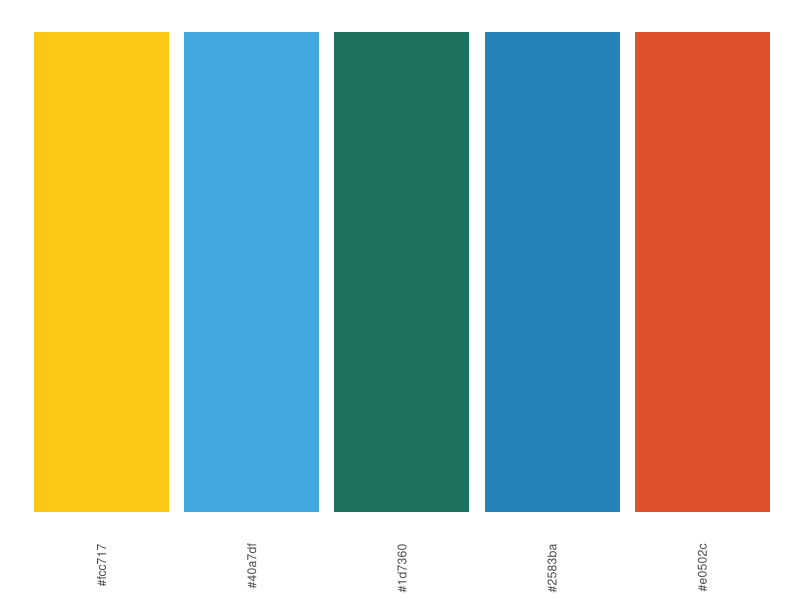
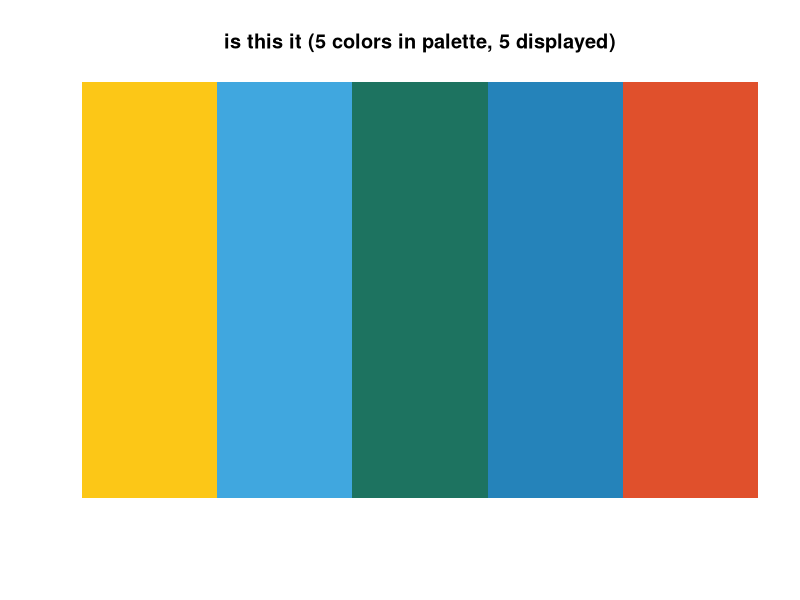
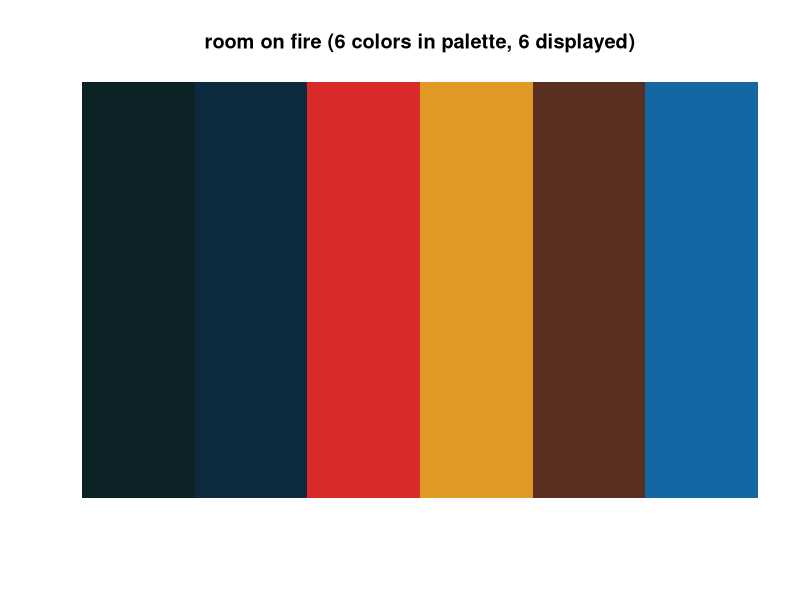
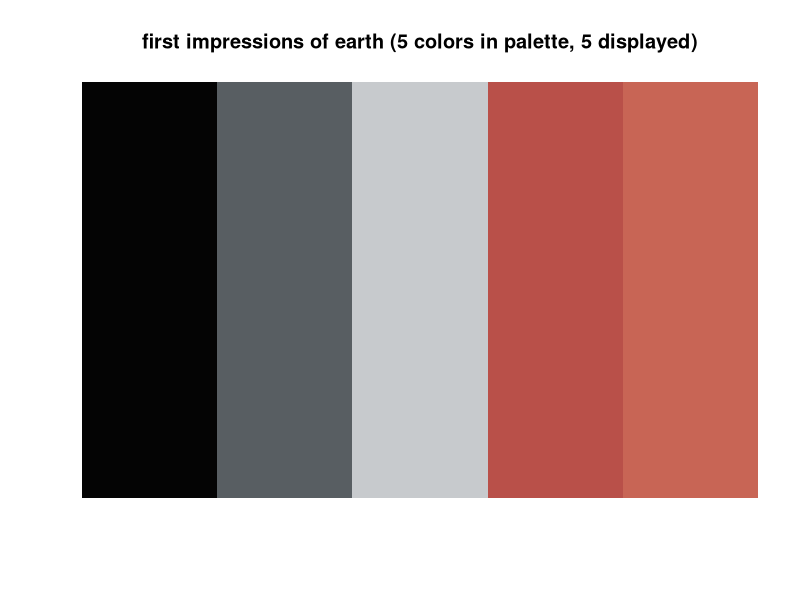
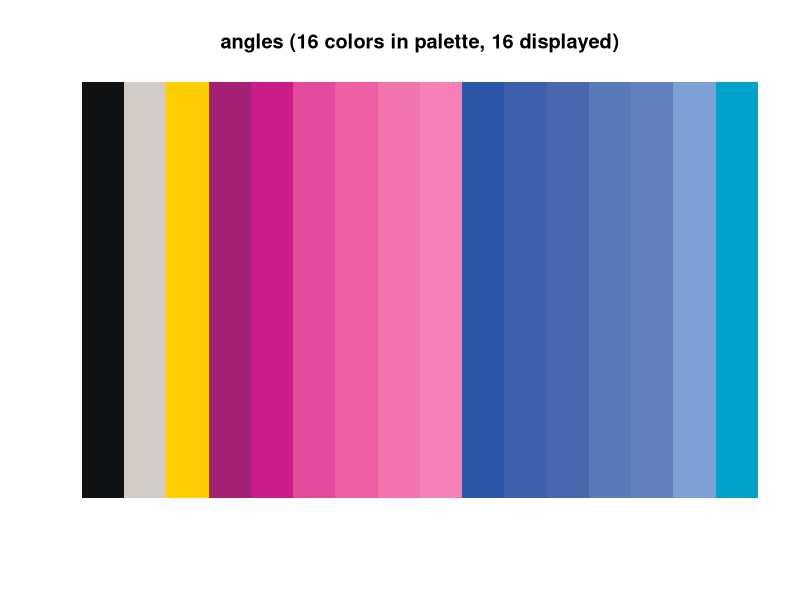
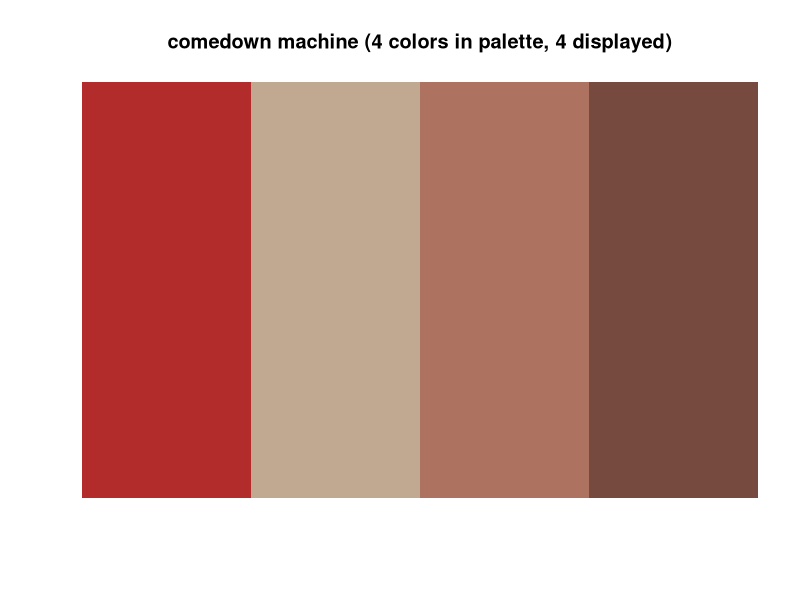
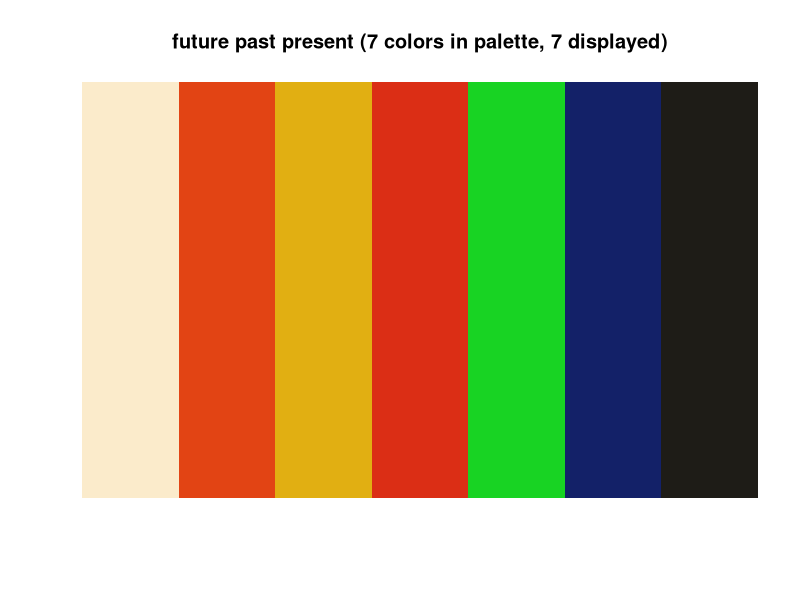
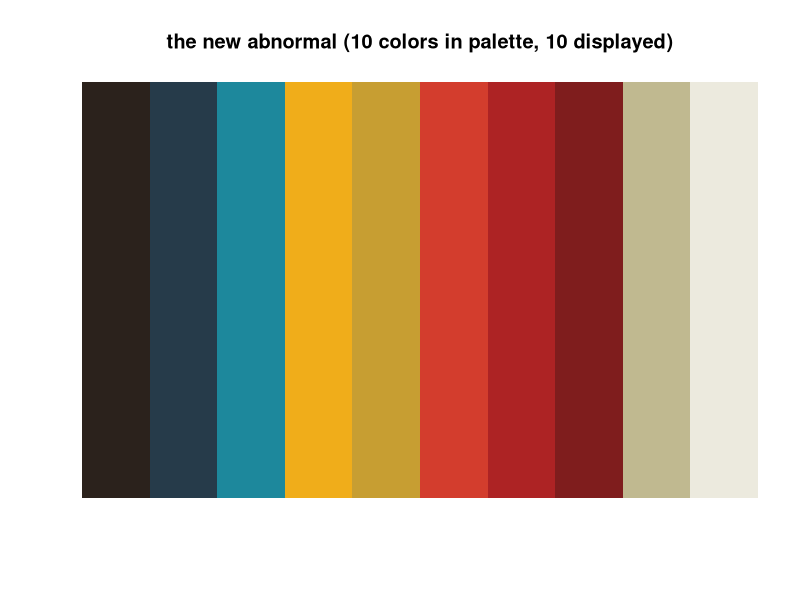

Write the R code that produced these figures, in order.
## ---- chunk 1
library(ggplot2)
library(tidyverse)
## ---- chunk 2

strokes_colors <- c(
  `isi yellow`= "#fcc717",
  `isi light blue`= "#40a7df",
  `isi green` = "#1d7360",
  `isi blue`= "#2583ba",
  `isi orange`= "#e0502c",
  `rof midnight` = "#0d2227",
  `rof dark blue`  = "#0d2b3e",
  `rof red` = "#d82a2b",
  `rof yellow`= "#e19925",
  `rof brown`= "#5b2e22",
  `rof blue`= "#1467a3",
  `fioe black`= "#040404",
  `fioe dark grey`= "#585e62",
  `fioe light grey`= "#c7cacd",
  `fioe red`= "#b95049",
  `fioe light red`= "#c86555",
  `angles black`= "#111213",
  `angles greige`= "#d2cbc7",
  `angles yellow` = "#ffcf03",
  `angles pink 1`= "#a52176",
  `angles pink 2`= "#ca1d8a",
  `angles pink 3`= "#e34c9d",
  `angles pink 4`= "#ed5ea3",
  `angles pink 5`= "#f175ac",
  `angles pink 6`= "#f781b6",
  `angles blue 1`= "#2c57a6",
  `angles blue 2`= "#3e5fac",
  `angles blue 3`= "#4967af",
  `angles blue 4`= "#597ab9",
  `angles blue 5`= "#6280be",
  `angles blue 6`= "#7ea1d5",
  `angles blue 7`= "#03a2ca",
  `cm red`= "#b12c2a",
  `cm beige`= "#c1a891",
  `cm light brown`= "#ae7360",
  `cm dark brown`= "#774a40",
  `fpp cream`= "#fbebcb",
  `fpp orange`= "#e24414",
  `fpp yellow`= "#e1af12",
  `fpp red`= "#db2e15",
  `fpp green`= "#18d323",
  `fpp blue`= "#132168",
  `fpp black`= "#1e1c17",
  `na black`= "#2b221c",
  `na dark blue`= "#263b4a",
  `na teal`= "#1d889c",
  `na yellow 1`= "#f0ad1a",
  `na yellow 2` = "#c79e32",
  `na red 1`= "#d33d2d",
  `na red 2`= "#ad2324",
  `na red 3`= "#7f1d1d",
  `na greige`= "#c0b990",
  `na white`= "#eceade"
  
)
  
## ---- chunk 3
strokes_cols <- function(...) {
  
  cols <- c(...)

  if (is.null(cols))
    return (strokes_colors)

  strokes_colors[cols]
}


## ---- chunk 4
strokes_palettes<- list (
  
    `is this it` = strokes_cols("isi yellow", "isi light blue", "isi green", "isi blue", "isi orange"),
    
    `room on fire` = strokes_cols("rof midnight","rof dark blue", "rof red", "rof yellow", "rof brown", "rof blue"),
    
    `first impressions of earth` = strokes_cols("fioe black", "fioe dark grey", "fioe light grey", "fioe red", "fioe light red"),
    
    `angles` = strokes_cols("angles black", "angles greige", "angles yellow", "angles pink 1", "angles pink 2", "angles pink 3", "angles pink 4", "angles pink 5", "angles pink 6", "angles blue 1", "angles blue 2", "angles blue 3" , "angles blue 4", "angles blue 5","angles blue 6", "angles blue 7"), 

    `comedown machine` = strokes_cols("cm red","cm beige", "cm light brown", "cm dark brown"),

    `future past present` = strokes_cols("fpp cream", "fpp orange", "fpp yellow","fpp red", "fpp green", "fpp blue", "fpp black"),
    
    `the new abnormal` = strokes_cols("na black", "na dark blue", "na teal", "na yellow 1", "na yellow 2", "na red 1", "na red 2", "na red 3", "na greige", "na white")
    
)
## ---- chunk 5
strokes_pal <- function(palette = "is this it", reverse = FALSE, ...) {
  pal <- strokes_palettes[[palette]]

  if (reverse) pal <- rev(pal)

  colorRampPalette(pal, ...)
}
## ---- chunk 6
scale_color_strokes <- function(palette = "is this it", discrete = TRUE, reverse = FALSE, ...) {
  pal <- strokes_pal(palette = palette, reverse = reverse)

  if (discrete) {
    discrete_scale("color", paste0("strokes_", palette), palette = pal, ...)
  } else {
    scale_color_gradientn(colours = pal(256), ...)
  }
}

## ---- chunk 7

scale_fill_strokes <- function(palette = "is this it", discrete = TRUE, reverse = FALSE, ...) {
  pal <- strokes_pal(palette = palette, reverse = reverse)

  if (discrete) {
    discrete_scale("fill", paste0("strokes_", palette), palette = pal, ...)
  } else {
    scale_fill_gradientn(colours = pal(256), ...)
  }
}
## ---- chunk 8
strokes_palettes[["is this it"]] %>%
  tibble(x=.) %>%
  mutate(x=fct_inorder(x)) %>%
  ggplot() +
  geom_bar(aes(x, fill=x), position = "fill") +
  scale_fill_identity()+
  theme_minimal()+
  theme(axis.text.x = element_text(angle = 90, hjust=1, vjust=0.5),
        axis.text.y = element_blank(),
        axis.title = element_blank(),
        panel.grid = element_blank())
## ---- chunk 9
viz_palette <- function(pal, ttl = deparse(substitute(pal)), num = length(pal)) {
    if(num <= 0)
        stop("'num' should be > 0")
    pal_func <- colorRampPalette(pal)
    image(seq_len(num), 1, as.matrix(seq_len(num)), col = pal_func(num), 
          main = paste0(ttl, " (", length(pal), " colors in palette, ", num, " displayed)"), 
          xlab = "", ylab = "", xaxt = "n", yaxt = "n",  bty = "n")
}
## ---- chunk 10
isi_name<-names(strokes_palettes[1])
viz_palette(strokes_palettes$`is this it`, isi_name)
## ---- chunk 11
rof_name<-names(strokes_palettes[2])
viz_palette(strokes_palettes$`room on fire`, rof_name)
## ---- chunk 12
fioe_name<-names(strokes_palettes[3])
viz_palette(strokes_palettes$`first impressions of earth`, fioe_name)
## ---- chunk 13
angles_name<-names(strokes_palettes[4])
viz_palette(strokes_palettes$`angles`, angles_name)
## ---- chunk 14
cm_name<-names(strokes_palettes[5])
viz_palette(strokes_palettes$`comedown machine`, cm_name)
## ---- chunk 15
fpp_name<-names(strokes_palettes[6])
viz_palette(strokes_palettes$`future past present`, fpp_name)
## ---- chunk 16
na_name<-names(strokes_palettes[7])
viz_palette(strokes_palettes$`the new abnormal`, na_name)
## ---- chunk 17
pal_names <- names(strokes_palettes)

par(mfrow=c(length(strokes_palettes)/2, 2), lheight = 2, mar=rep(1, 4), adj = 0)
for (i in 1:length(strokes_palettes)){
    viz_palette(strokes_palettes[[i]], pal_names[i])
}
## ---- chunk 18
ggplot(iris, aes(Sepal.Width, Sepal.Length, color = Species)) +
    geom_point(size = 4) +
    scale_color_strokes()

## ---- chunk 19
ggplot(iris, aes(Sepal.Width, Sepal.Length, color = Species)) +
    geom_point(size = 4) +
    scale_color_strokes(palette = "room on fire")

## ---- chunk 20
ggplot(iris, aes(Sepal.Width, Sepal.Length, color = Species)) +
    geom_point(size = 4) +
    scale_color_strokes(palette = "first impressions of earth")

## ---- chunk 21
ggplot(iris, aes(Sepal.Width, Sepal.Length, color = Species)) +
    geom_point(size = 4) +
    scale_color_strokes(palette="angles")

## ---- chunk 22
ggplot(iris, aes(Sepal.Width, Sepal.Length, color = Species)) +
    geom_point(size = 4) +
    scale_color_strokes(palette= "comedown machine")

## ---- chunk 23
ggplot(iris, aes(Sepal.Width, Sepal.Length, color = Species)) +
    geom_point(size = 4) +
    scale_color_strokes(palette = "future past present")

## ---- chunk 24
ggplot(iris, aes(Sepal.Width, Sepal.Length, color = Species)) +
    geom_point(size = 4) +
    scale_color_strokes(palette = "the new abnormal")

## ---- chunk 25
ggplot(iris, aes(Sepal.Width, Sepal.Length, color = Sepal.Length)) +
    geom_point(size = 4, alpha = .6) +
    scale_color_strokes(discrete = FALSE)
## ---- chunk 26
ggplot(iris, aes(Sepal.Width, Sepal.Length, color = Sepal.Length)) +
    geom_point(size = 4, alpha = .6) +
    scale_color_strokes(discrete = FALSE, palette = "room on fire" )
## ---- chunk 27
ggplot(iris, aes(Sepal.Width, Sepal.Length, color = Sepal.Length)) +
    geom_point(size = 4, alpha = .6) +
    scale_color_strokes(discrete = FALSE, palette = "first impressions of earth" )
## ---- chunk 28
ggplot(iris, aes(Sepal.Width, Sepal.Length, color = Sepal.Length)) +
    geom_point(size = 4, alpha = .6) +
    scale_color_strokes(discrete = FALSE, palette = "angles" )
## ---- chunk 29
ggplot(iris, aes(Sepal.Width, Sepal.Length, color = Sepal.Length)) +
    geom_point(size = 4, alpha = .6) +
    scale_color_strokes(discrete = FALSE, palette = "comedown machine" )
## ---- chunk 30
ggplot(iris, aes(Sepal.Width, Sepal.Length, color = Sepal.Length)) +
    geom_point(size = 4, alpha = .6) +
    scale_color_strokes(discrete = FALSE, palette = "future past present" )
## ---- chunk 31
ggplot(iris, aes(Sepal.Width, Sepal.Length, color = Sepal.Length)) +
    geom_point(size = 4, alpha = .6) +
    scale_color_strokes(discrete = FALSE, palette = "the new abnormal")
## ---- chunk 32
ggplot(mpg, aes(manufacturer, fill = manufacturer)) +
    geom_bar() +
    theme(axis.text.x = element_text(angle = 45, hjust = 1)) +
    scale_fill_strokes(palette = "is this it", guide = "none")
## ---- chunk 33
ggplot(mpg, aes(manufacturer, fill = manufacturer)) +
    geom_bar() +
    theme(axis.text.x = element_text(angle = 45, hjust = 1)) +
    scale_fill_strokes(palette = "room on fire", guide = "none")
## ---- chunk 34
ggplot(mpg, aes(manufacturer, fill = manufacturer)) +
    geom_bar() +
    theme(axis.text.x = element_text(angle = 45, hjust = 1)) +
    scale_fill_strokes(palette = "angles", guide = "none")
## ---- chunk 35
ggplot(mpg, aes(manufacturer, fill = manufacturer)) +
    geom_bar() +
    theme(axis.text.x = element_text(angle = 45, hjust = 1)) +
    scale_fill_strokes(palette = "comedown machine", guide = "none")
## ---- chunk 36
ggplot(mpg, aes(manufacturer, fill = manufacturer)) +
    geom_bar() +
    theme(axis.text.x = element_text(angle = 45, hjust = 1)) +
    scale_fill_strokes(palette = "future past present", guide = "none")
## ---- chunk 37
ggplot(mpg, aes(manufacturer, fill = manufacturer)) +
    geom_bar() +
    theme(axis.text.x = element_text(angle = 45, hjust = 1)) +
    scale_fill_strokes(palette = "the new abnormal", guide = "none")
